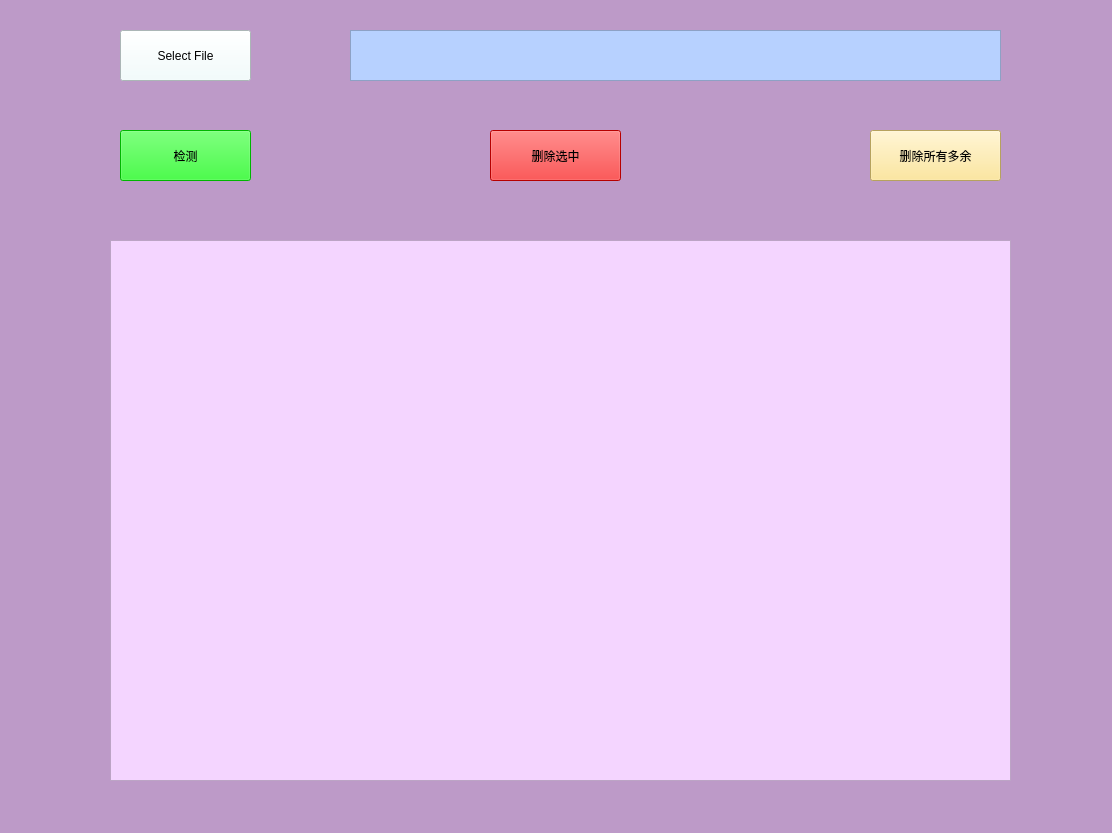
<?xml version="1.0" encoding="UTF-8"?>
<ui version="4.0">
 <class>signalForm</class>
 <widget class="QWidget" name="signalForm">
  <property name="geometry">
   <rect>
    <x>0</x>
    <y>0</y>
    <width>1112</width>
    <height>833</height>
   </rect>
  </property>
  <property name="windowTitle">
   <string>Form</string>
  </property>
  <property name="styleSheet">
   <string notr="true">background-color: rgb(189, 154, 200);</string>
  </property>
  <widget class="QTableView" name="tvLeft">
   <property name="geometry">
    <rect>
     <x>110</x>
     <y>240</y>
     <width>901</width>
     <height>541</height>
    </rect>
   </property>
   <property name="styleSheet">
    <string notr="true">background-color: rgb(244, 213, 255);</string>
   </property>
  </widget>
  <widget class="QPushButton" name="btnDelSel">
   <property name="geometry">
    <rect>
     <x>490</x>
     <y>130</y>
     <width>131</width>
     <height>51</height>
    </rect>
   </property>
   <property name="styleSheet">
    <string notr="true">background-color: #FF0000;
font: 12pt &quot;仿宋&quot;;</string>
   </property>
   <property name="text">
    <string>删除选中</string>
   </property>
  </widget>
  <widget class="QTextEdit" name="edtFileA">
   <property name="geometry">
    <rect>
     <x>350</x>
     <y>30</y>
     <width>651</width>
     <height>51</height>
    </rect>
   </property>
   <property name="styleSheet">
    <string notr="true">background-color: rgb(183, 209, 255);
font: 16pt &quot;宋体&quot;;</string>
   </property>
  </widget>
  <widget class="QPushButton" name="btnDelA">
   <property name="geometry">
    <rect>
     <x>870</x>
     <y>130</y>
     <width>131</width>
     <height>51</height>
    </rect>
   </property>
   <property name="styleSheet">
    <string notr="true">background-color:#FFE384;
font: 12pt &quot;仿宋&quot;;</string>
   </property>
   <property name="text">
    <string>删除所有多余</string>
   </property>
  </widget>
  <widget class="QPushButton" name="btnFile">
   <property name="geometry">
    <rect>
     <x>120</x>
     <y>30</y>
     <width>131</width>
     <height>51</height>
    </rect>
   </property>
   <property name="styleSheet">
    <string notr="true">background-color: #F0FFFF;
font: 12pt &quot;仿宋&quot;;</string>
   </property>
   <property name="text">
    <string>Select File</string>
   </property>
  </widget>
  <widget class="QPushButton" name="btnDetect">
   <property name="geometry">
    <rect>
     <x>120</x>
     <y>130</y>
     <width>131</width>
     <height>51</height>
    </rect>
   </property>
   <property name="styleSheet">
    <string notr="true">background-color: #00FF00;
font: 12pt &quot;仿宋&quot;;</string>
   </property>
   <property name="text">
    <string>检测</string>
   </property>
  </widget>
 </widget>
 <resources/>
 <connections/>
</ui>
